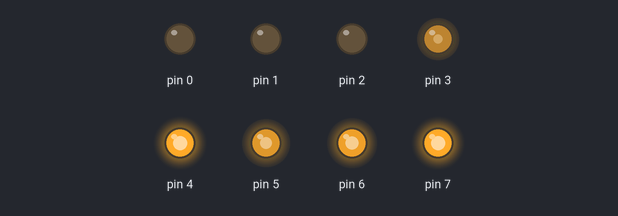
Simulated run of this sketch. Board: Arduino Uno, built with avr-gcc and run on an emulated ATmega328P. Parts: output pins drawn as LEDs (lit = HIGH).

Above: at 0.1 s.
Timing chart, 0 to 1.6 s (numbered marks = the images above):
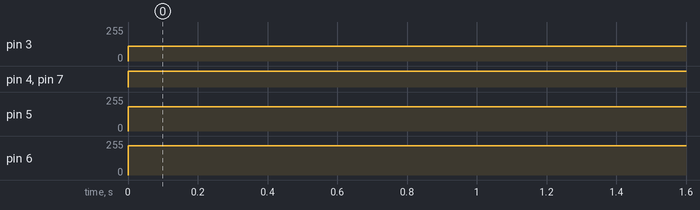

The sketch:

2B.ino
```cpp
void setup()
{
  pinMode(0, OUTPUT);
  pinMode(1, OUTPUT);
  pinMode(2, OUTPUT);
  pinMode(3, OUTPUT);
  pinMode(4, OUTPUT);
  pinMode(5, OUTPUT);
  pinMode(6, OUTPUT);
  pinMode(7, OUTPUT);
}

void loop()
{
  analogWrite(0, 0);
  analogWrite(1, 36);
  analogWrite(2, 72);
  analogWrite(3, 109);
  analogWrite(4, 145);
  analogWrite(5, 182);
  analogWrite(6, 218);
  analogWrite(7, 255);
}
```

Measured:
- by itself, pin 3: 0/255 → 109/255 at 0.00 s
- by itself, pin 4, pin 7: LOW → HIGH at 0.00 s
- by itself, pin 5: 0/255 → 182/255 at 0.00 s
- by itself, pin 6: 0/255 → 218/255 at 0.00 s
